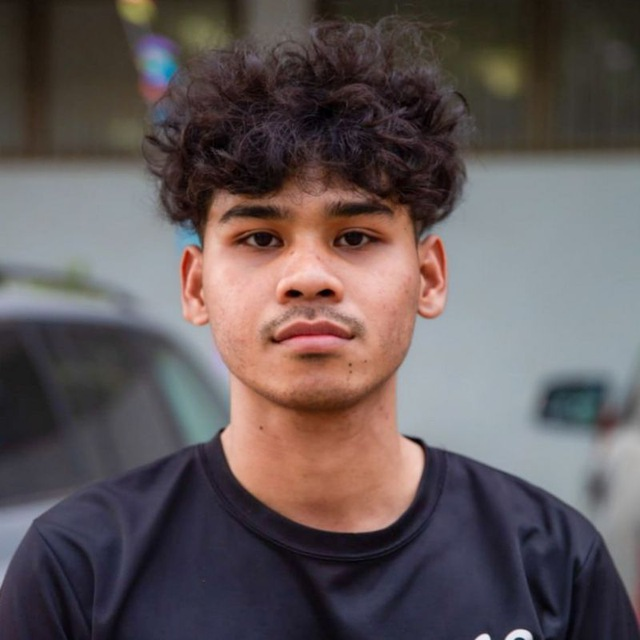
#> input picture kakada.png, 640 x 640 px
$ python ex1.py
#> lines starting #> are read from the running program, lines starting #| are printed output that depends on the picture
#> further down, img is the input picture: shape (640, 640, 3); mean B, G, R 88.5, 87.7, 98
import cv2 as cv
# import numpy as np

def show_red_on_leftTop(image) :
  h, w, _ = image.shape
#> h = 640; w = 640
  for x in range(int(w/2)):
    for y in range(int(h/2)):
      image[x, y] = [0, 0, 255]
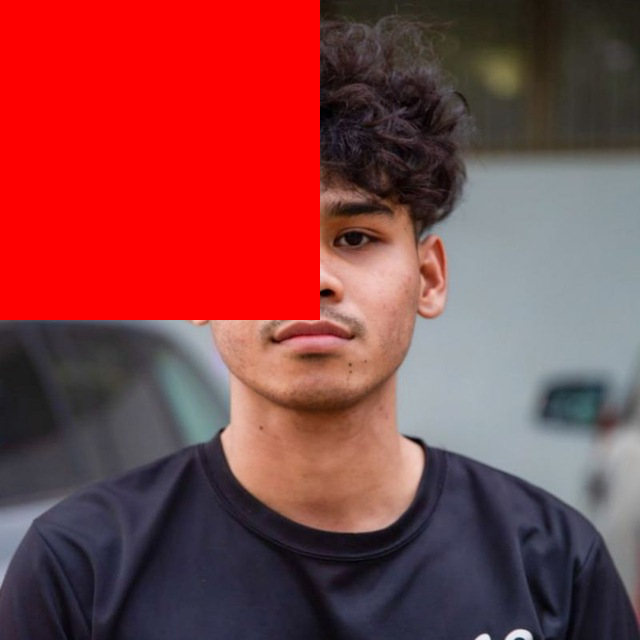
#> image: shape (640, 640, 3); mean B, G, R 66.7, 64.7, 135.6
      # image[x, y] = [blue, green, red]
  return image

# read an image
img = cv.imread("kakada.png")

# convert image to gray image
gray_img = show_red_on_leftTop(img)

# show image
cv.imshow('Test Image', gray_img)
cv.waitKey(0)

$ run again, with image.png copied over kakada.png
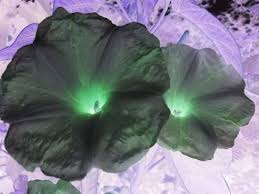
#> input picture image.png, 259 x 194 px
#> img is the input picture: shape (194, 259, 3); mean B, G, R 129.2, 119.5, 118.3
#> after the loop in show_red_on_leftTop, `for x in range(int(w/2)):`:
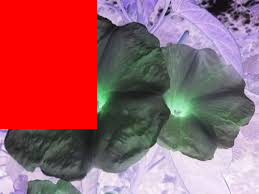
#> image: shape (194, 259, 3); mean B, G, R 103.8, 95.2, 158.7

$ run again, with sreynith.jpg saved as kakada.png
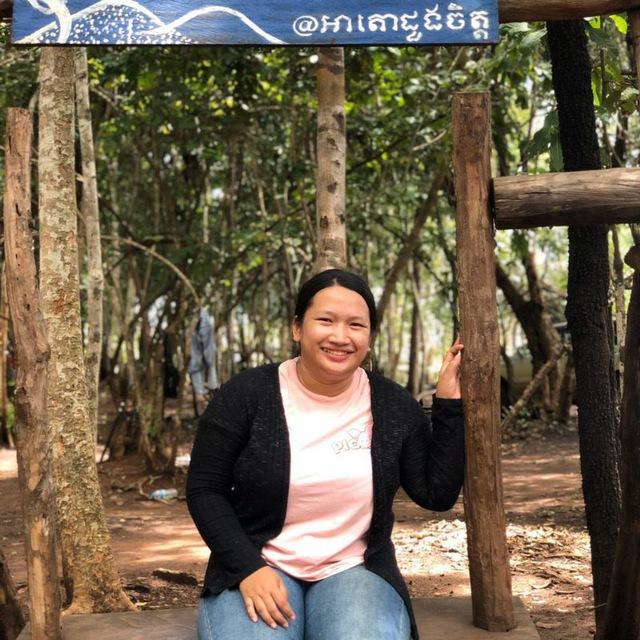
#> input picture sreynith.jpg, 640 x 640 px
#> img is the input picture: shape (640, 640, 3); mean B, G, R 76.1, 95.9, 108.2
#> after the loop in show_red_on_leftTop, `for x in range(int(w/2)):`:
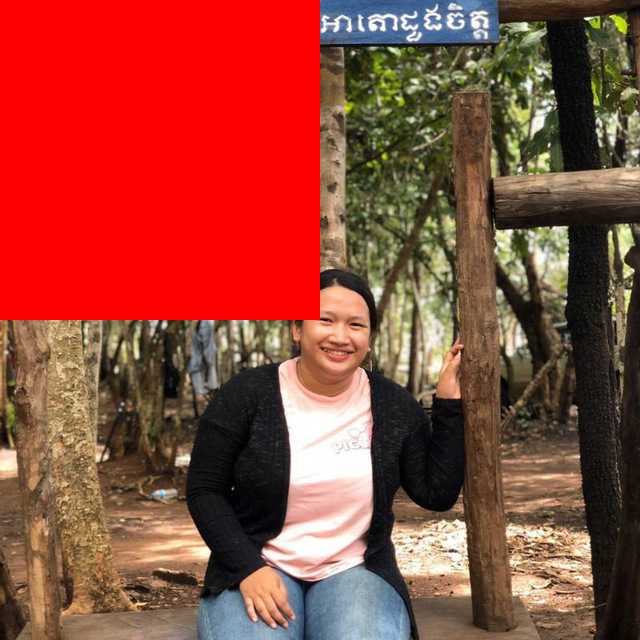
#> image: shape (640, 640, 3); mean B, G, R 57.4, 71.6, 146.5
